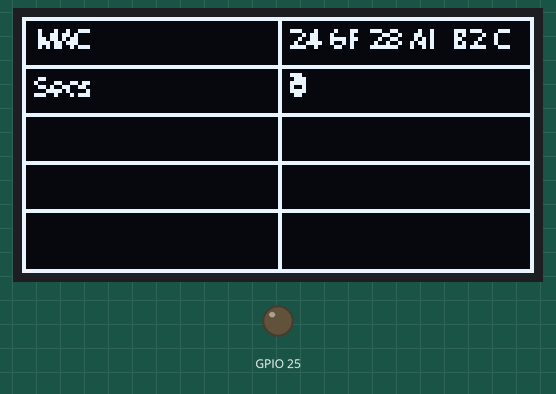
A sketch run on a simulated ESP32. Shown: 128×64 one-colour display, output pins drawn as LEDs (lit = HIGH).

Above: at 0.1 s.
At 17.1 s:
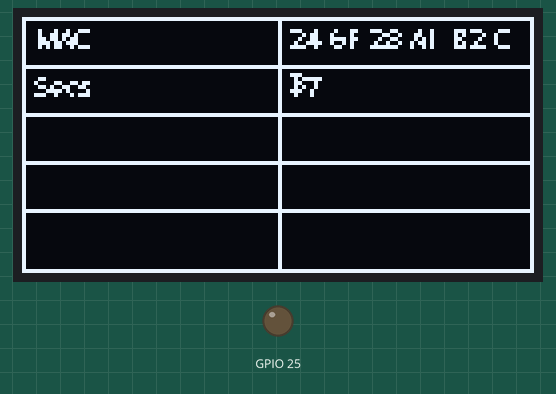
At 38.1 s:
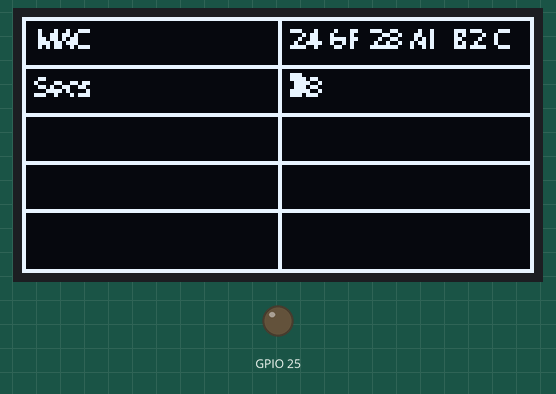

The sketch:

DisplayTest.ino
```cpp
#include <Arduino.h>
#include <WiFi.h>
#include "credentials.h"
#include "display.h"
#include "debug.h"


void setup(){

  DEBUG_INIT;
  displaySetup();

}

void loop(){

  displayLoop();

  table.drawLines();
  // first line show mac address
  table.setText(0,0, "MAC" , true);
  table.setText(0,1, WiFi.macAddress(), true) ;

  // second line show seconds since start
  table.setText(1,0, "Secs" , true);
  table.setText(1,1, String((int) (millis()/1000)), true) ;

  // ..
  table.refresh();


}
```

OledTable.h
```cpp
/*********************************************************
   Table for oled Displays


   Currently tested with
   TTGO Lora32 Oled

   Created by SteFam http://www.fambach.net
   GPL2 V3

*/
#ifndef OLED_TABLE_H
#define OLED_TABLE_H


/*  SSD1306 */
#include <SSD1306.h>

#define OK 0
#define ERROR_WRONG_COL -1
#define ERROR_WRONG_ROW -2
#define ERROR_TEXT_TO_LONG -3 // currently not used

class OledTable {
  private:
    uint8_t _rows;
    uint8_t _cols;
    int _colWidth;
    int _rowHeight;
    bool _drawFrame;
    SSD1306* _display;
    OLEDDISPLAY_COLOR  _bgColor = WHITE;
    OLEDDISPLAY_COLOR  _fgColor = BLACK;

  public:

    /**
       Constructor
    */
    OledTable(SSD1306* display, uint8_t rows, uint8_t cols, bool drawFrame = true)
      : _display(display), _rows(rows), _cols(cols), _drawFrame(drawFrame) {


    }

    /**
        init the table, call this function during the setup
    */
    void init() {

      int w = _display->getWidth();
      int h = _display->getHeight();

      _colWidth  = w / _cols;
      _rowHeight = h / _rows;

    }

    /**
       draw the table, call this in the loop or each time when the content has changed.
    */
    void drawLines() {

      _display->clear();

      // draw the frame
      if (_drawFrame) {
        _display->drawRect(0, 0, _display->getWidth(), _display->getHeight());
      }

      // draw lines
      for (int i = 1; i < _rows; i++) {
        _display->drawHorizontalLine(0, i * _rowHeight , _display->getWidth());
      }

      for (int i = 1; i < _cols; i++) {
        _display->drawVerticalLine(_colWidth * i, 0, _display->getHeight());
      }
    }

    int setText(uint8_t row, uint8_t col, double value , bool fitToFrame = true) {
      return setText(row, col, String(value) , fitToFrame);
    }

    int setText(uint8_t row, uint8_t col, String text , bool fitToFrame = true) {

      if (row < 0 || row > _rows) {
        return ERROR_WRONG_ROW;
      }

      if (col < 0 || col > _cols) {
        return ERROR_WRONG_COL;
      }

      // clear field
      //_display->setColor(_bgColor );
      //_display->drawRect(_colWidth *(col)+1, _rowHeight*(row)+1,_colWidth *(col+1)-1, _rowHeight*(row+1)-1);

      if (fitToFrame) {
        _display->drawStringMaxWidth((_colWidth * (col)) + 3, (_rowHeight * (row)), (_colWidth) - 5 , text);
      } else {
        _display->drawString((_colWidth * (col)) + 3, (_rowHeight * (row)) , text);
      }

      return OK;
    }


    void refresh() {
      _display->display();
    }

    void clear() {
      _display->clear();
      drawLines();
    }


};

#endif // OLED_TABLE_H
```

credentials.h
```cpp
#ifndef CREDENTIALS_H
#define CREDENTIALS_H

// Oled Settings:
#define DISPLAY_SDA 21
#define DISPLAY_SCL 22
#define DISPLAY_RST -1
#define SSD_ADDRESS 0x3c


#endif // CREDENTIALS_H
```

debug.h
```cpp
#ifndef DEBUG_H
#define DEBUG_H
/** Debug output */

  #define DEBUG

  #ifdef DEBUG
    #define DEBUG_INIT Serial.begin(115200);
    #define DEBUG_PRINT(val) Serial.print(val)
    #define DEBUG_PRINTF(val, format) Serial.print(val, format)
    #define DEBUG_PRINTLN(val) Serial.println(val)
    #define DEBUG_PRINTLNF(val, format) Serial.println(val, format)
  #else
    #define DEBUG_INIT
    #define DEBUG_PRINT(val)
    #define DEBUG_PRINTF(val, format)
    #define DEBUG_PRINTLN(val)
    #define DEBUG_PRINTLNF(val, format)
  #endif

  #warning included

#endif
```

display.h
```cpp
#ifndef DISPLAY_H
#define DISPLAY_H

#include "credentials.h"
#include "debug.h"
#include "SSD1306.h" //https://github.com/ThingPulse/esp8266-oled-ssd1306
//#include "images.h"
#include "OledTable.h"
#include "fonts.h"

// Oled Settings:
//#define DISPLAY_SDA 4
//#define DISPLAY_SCL 15
//#define DISPLAY_RST 16
//#define SSD_ADDRESS 0x3c

SSD1306 display(SSD_ADDRESS, DISPLAY_SDA, DISPLAY_SCL);
OledTable table(&display,5,2);


void displaySetup(){
  // Init display
  pinMode(DISPLAY_RST,OUTPUT);
  digitalWrite(DISPLAY_RST, LOW);    // set GPIO16 low to reset OLED
  delay(50);
  digitalWrite(DISPLAY_RST, HIGH); // while OLED is running, must set GPIO16 in high、
  display.init();
  display.flipScreenVertically();
  display.setTextAlignment(TEXT_ALIGN_LEFT);
  //display.setFont(F5X7); //
  //display.setFont(ArialMT_Plain_10);
  display.setFont(Open_Sans_Regular_7);

  // init table
  table.init();

  pinMode(25, OUTPUT);
}

void displayLoop(){


}


#endif // DISPLAY_H
```

Source omitted: fonts.h (data table, 85611 bytes)
